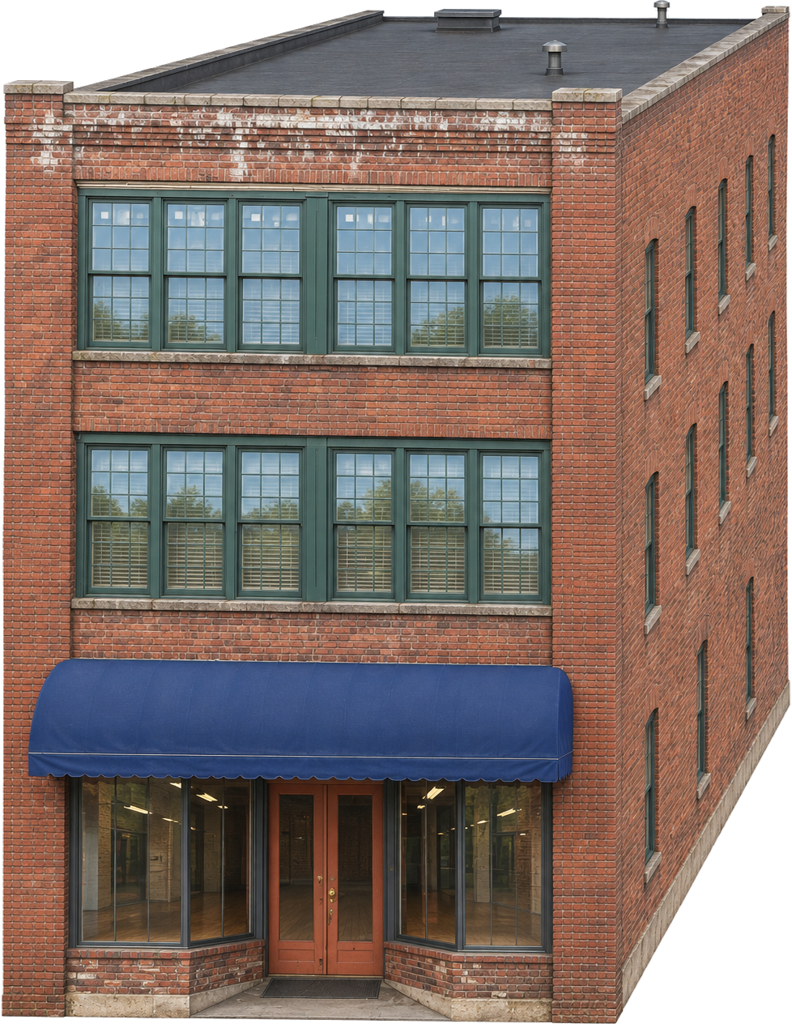
#> input picture tools/assets/bakeoff/fixtures/concepts/storefront-input.png, 792 x 1024 px, given in place of bungalow.png, which was not available
$ python prepare_clean.py fixtures/concepts
#> lines starting #> are read from the running program, lines starting #| are printed output that depends on the picture
# /// script
# requires-python = ">=3.11"
# dependencies = ["pillow==13.0.0", "numpy==2.5.4"]
# ///
"""Turn the archived white-background AI concept controls into explicit RGBA inputs."""

import argparse
import hashlib
import json
from pathlib import Path

import numpy as np
from PIL import Image, ImageDraw


def main():
    parser = argparse.ArgumentParser(description=__doc__)
    parser.add_argument("directory", type=Path)
    args = parser.parse_args()
    records = {}
    for name in ("bungalow", "storefront", "apartment"):
        path = args.directory / (name + ".png")
        image = Image.open(path).convert("RGB")
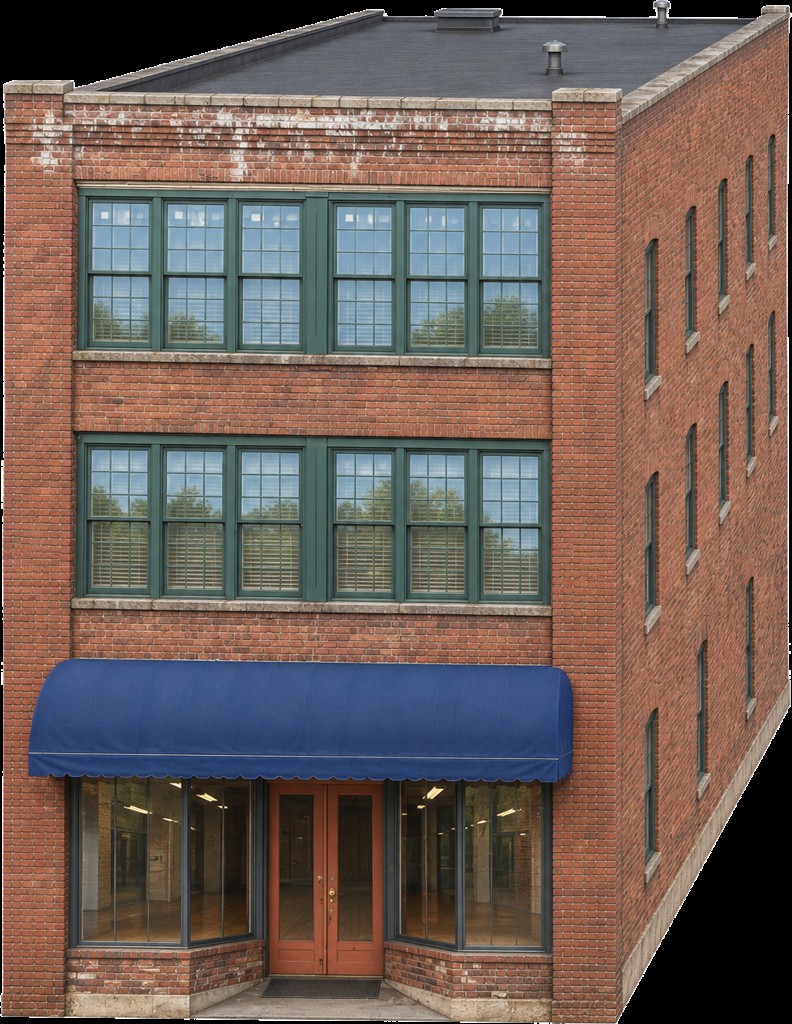
#> image: PIL image 792x1024 RGB; mean R, G, B 112, 95.2, 88.5
        pixels = np.asarray(image)
        white = np.all(pixels > 245, axis=2)
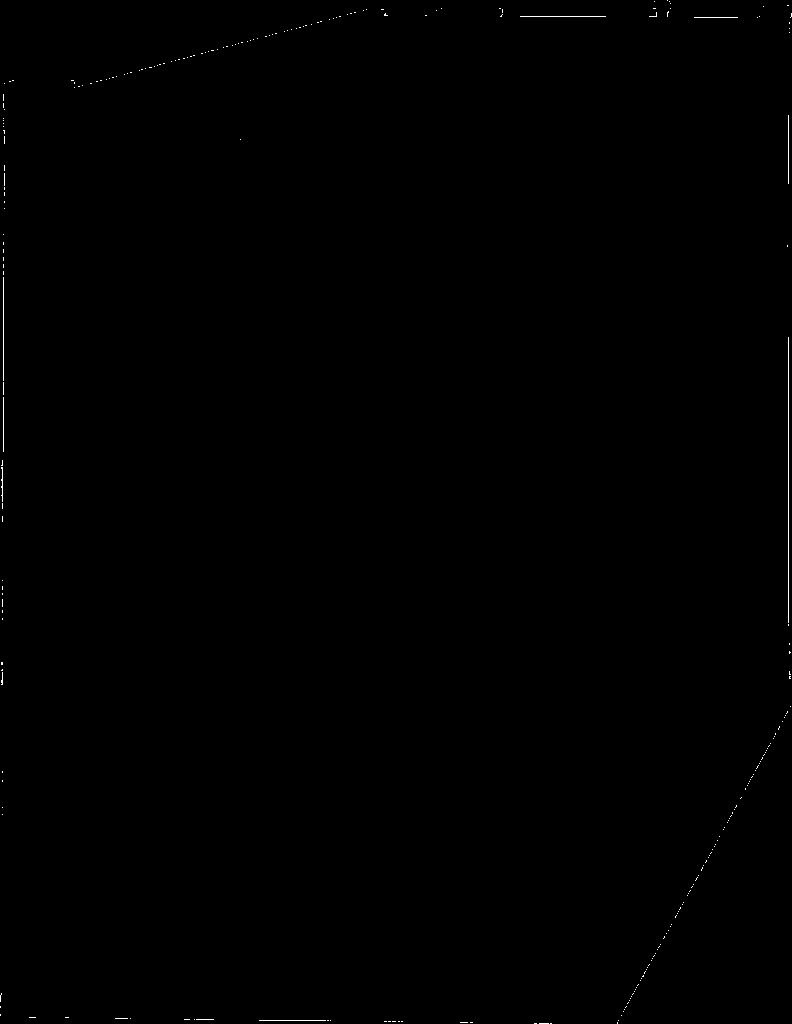
#> white: shape (1024, 792) bool; 0.17% white in thin lines or dots
        flood = Image.fromarray((white * 255).astype(np.uint8)).copy()
#> flood: PIL image 792x1024 L; 0.17% white in thin lines or dots
        for corner in (
            (0, 0),
            (image.width - 1, 0),
            (0, image.height - 1),
            (image.width - 1, image.height - 1),
        ):
            ImageDraw.floodfill(flood, corner, 128, thresh=0)
#> flood: PIL image 792x1024 L; values 128 (black) and 255 (white), 0.17% white in thin lines or dots
        alpha = Image.fromarray(
            np.where(np.asarray(flood) == 128, 0, 255).astype(np.uint8)
        )
        if alpha.getextrema() != (0, 255):
            raise ValueError(f"{name}: foreground/background separation failed")
        image = image.convert("RGBA")
#> image: PIL image 792x1024 RGBA
        image.putalpha(alpha)
        image = image.crop(alpha.getbbox())
        image.thumbnail((1024, 1024))
        output = args.directory / (name + "-input.png")
        image.save(output)
        records[name] = {
            "concept_sha256": hashlib.sha256(path.read_bytes()).hexdigest(),
            "input_sha256": hashlib.sha256(output.read_bytes()).hexdigest(),
            "background_rule": "RGB >245 and connected to an image corner",
            "source": "AI-generated photo-informed interpretation, NOT a real photo or survey",
        }
#> pass 2 of the loop in main, `for name in ("bungalow", "storefront", "apartment"):`:
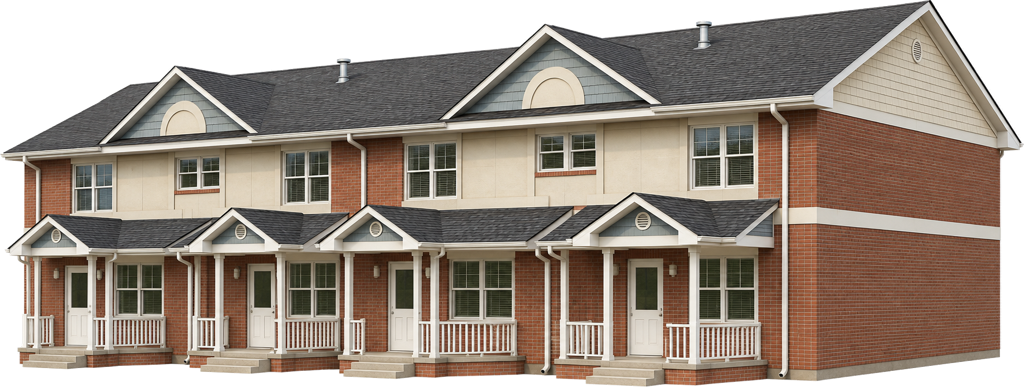
#> input picture tools/assets/bakeoff/fixtures/concepts/apartment-input.png, 1024 x 387 px, given in place of storefront.png, which was not available
#> in main, `image = Image.open(path).convert("RGB")`:
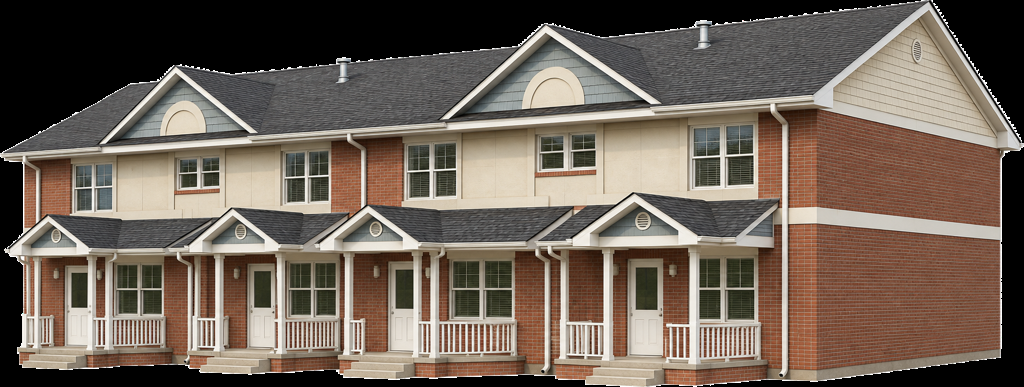
#> image: PIL image 1024x387 RGB; mean R, G, B 110.6, 97.7, 86.9
#> in main, `white = np.all(pixels > 245, axis=2)`:
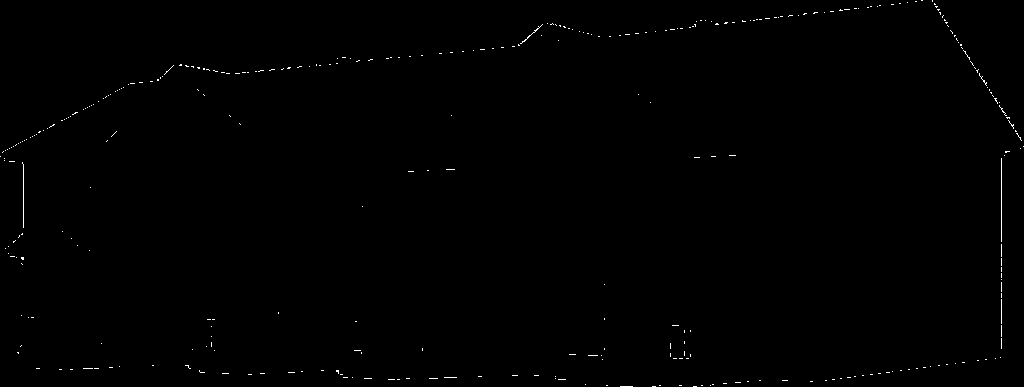
#> white: shape (387, 1024) bool; 0.33% white in thin lines or dots
    (args.directory / "manifest.json").write_text(json.dumps(records, indent=2))


if __name__ == "__main__":
    main()
